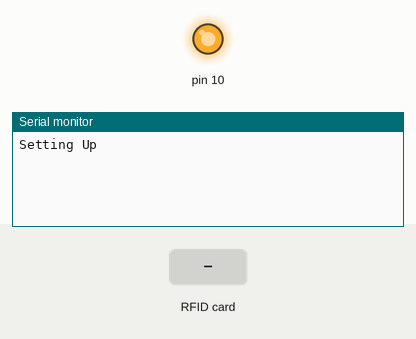
Recording of a sketch running on a simulated Arduino Uno, built with avr-gcc and run on an emulated ATmega328P. Parts: output pins drawn as LEDs (lit = HIGH), the last lines printed to the serial monitor. Inputs (shaded band) come from the test bench.

Above: at 1.2 s.
1.3 s: RFID card A8 5E E9 27 held to the reader
At 1.9 s:
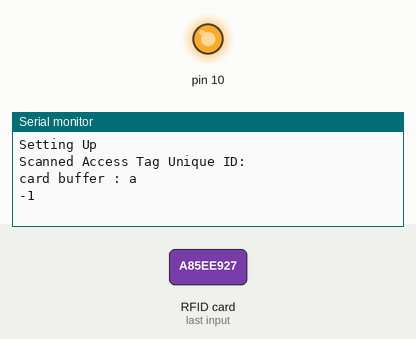
2.8 s: RFID card C4 93 4A 49 held to the reader
At 3.8 s:
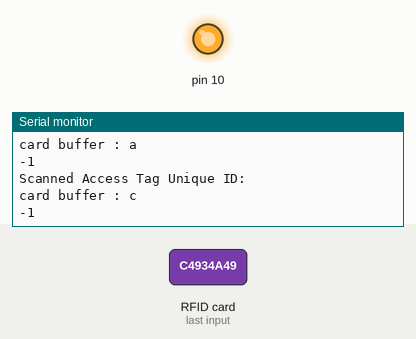
4.3 s: RFID card B6 90 2E AC held to the reader
At 5.4 s:
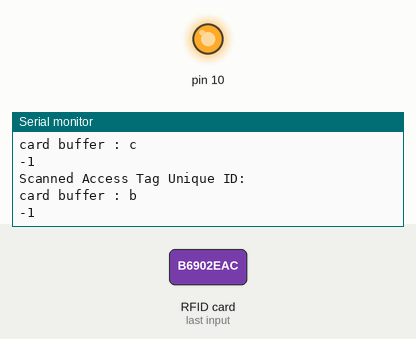

Measured:
- after the input at 1.3 s, the serial monitor: prints a new line at once (image 1)
- after the input at 2.8 s, the serial monitor: prints a new line after 0.09 s (image 2)
- after the input at 4.3 s, the serial monitor: prints a new line after 0.07 s (image 3)

The sketch:

mfrdata.ino
```cpp
#include <SPI.h>
#include <MFRC522.h>

#define RFID_RST         8
#define RFID_SS          9
MFRC522 rfid(RFID_SS, RFID_RST);
///Checks for an Associated Tag
int asscociatedTag(char cardNum, char* cardBank[],char* assocNum[]);
//Initializes the RFID Library
void rfidInit();
//Read RFID UID
int readUID();

//Buffer
char card_buffer[10];
char _tagSwiped=0;

byte readCard[7]; // Array to store UID of a Single Tag temporarily

char* uidBank[] ={
    "a85ee927", //A85EE927
    "c4934a49", //C4934A49
    "b6902eac" //B6902EAC
};

char* assocUID[] ={
    "+254724587654",
    "+254712384171",
    "+254703415953"
};

uint8_t availableTags = sizeof(uidBank)/sizeof(uidBank[0]);
int isCardAvailable(char* storageBank[],char cardVal[10]);


void setup()
{
    Serial.begin(9600);
    SPI.begin();
    while(!Serial)
    {
        ;
    }
    rfidInit();
    Serial.println("Setting Up");

}
 int isCardAvailable(char* storageBank[],char cardVal[10])
 {
    int i = 0;
    char* tagsBank[100];
    char cardNumber[10];
    storageBank = tagsBank;
    cardVal = cardNumber ;
    int tags = sizeof(storageBank)/sizeof(storageBank[0]);
     for (i; i < tags; i++)
     {
         if (tagsBank[i] == cardNumber)
         {
             return tags;
         }
     }
     if (i == availableTags)
     {
        return -1;
     }

 }

void loop()
{
     readUID();
    // tagSwiped();
    //  while(_tagSwiped == 1){
    //      Serial.println("Swiped!");
    //    break;
    //  }

    // if(_tagSwiped == 1)
    // {
    //     Serial.println("Swiped!");
    // }

}

 void rfidInit()
 {
    pinMode(RFID_SS, OUTPUT);
    digitalWrite(RFID_SS, LOW);
    rfid.PCD_Init();
    rfid.PCD_SetAntennaGain(rfid.RxGain_max);
 }
 int readUID()
 {
    rfidInit();
    // Getting ready for Reading Tags/Cards
    if ( !rfid.PICC_IsNewCardPresent()) {
      return 0; //If a new Access Card is placed to RFID reader continue
    }
    if ( !rfid.PICC_ReadCardSerial()) {
      return 0; //Since a Tag is placed, get Serial and continue
    }
    // Assuming Tags have 4 byte UID, others may have 7 (Reminder)
    Serial.println(F("Scanned Access Tag Unique ID:"));

    for (int i = 0; i < 4; i++) {
      readCard[i] = rfid.uid.uidByte[i];

      // Operation on lower byte to enable ID in a nibble rather than a byte
      byte lowerByte = (readCard[i] & 0x0F);
      int lowerInt = (int) lowerByte; //converting byte into int
      char lowerChar[1];
      itoa(lowerInt, lowerChar, 16);
      byte upperByte = (readCard[i] >> 4);
      int upperInt = (int) upperByte;

      // Operation on upper byte to enable ID in a nibble rather than a byte
      char upperChar[1];
      itoa(upperInt, upperChar, 16);
      int j = i * 2;
      int k = j + 1;

      // Storing UID in char array (card_buffer)
      card_buffer[k] = lowerChar[0];
      card_buffer[j] = upperChar[0];
    }
    Serial.print("card buffer : ");
    Serial.println(card_buffer);
    int response = isCardAvailable(uidBank,card_buffer);
    Serial.println(response);
    // if (isCardAvailable(uidBank,card_buffer))
    // {
    //     Serial.println("Found it");
    // }else
    // {
    //     Serial.println("Not found");
    // }
    // // int i = 0;

    // for (i; i < availableTags; i++)
    // {
    //     if (uidBank[i] == card_buffer)
    //     {
    //         Serial.println("Found");
    //     }
    // }
    // if (i == availableTags)
    // {
    //     Serial.println("Not found");
    // }
    // if (uidBank[0] == card_buffer)
    // {
    //     Serial.println("Found");

    // }

    // if (card_buffer == uidBank[i])
    // {
    //     Serial.println("Found!");

    // }
    // for (int i = 0; i < availableTags; i++)
    // {
    //     // Serial.print(F("Bank number "));
    //     // Serial.print(i);
    //     // Serial.print(F(" : "));
    //     // Serial.print(uidBank[i]);
    //     // Serial.print(F("is associated with : "));
    //     // Serial.println(assocUID[i]);
    //     if (card_buffer == uidBank[i])
    //     {
    //         Serial.print("Card Found at");
    //         Serial.println(uidBank[i]);
    //        // return 0;
    //     }
    // }
    return response;
    rfid.PICC_HaltA(); // Stop reading
    delay(5000);
    rfid.flush();
 }
 uint8_t tagSwiped(){
    //rfidInit();
    readUID();
    if (rfid.PICC_IsNewCardPresent()) {
         _tagSwiped = 1;
        return 0; //If a new Access Card is placed to RFID reader continue
    }else
    {
        _tagSwiped = 0;
        return 1;
    }
  }
```
